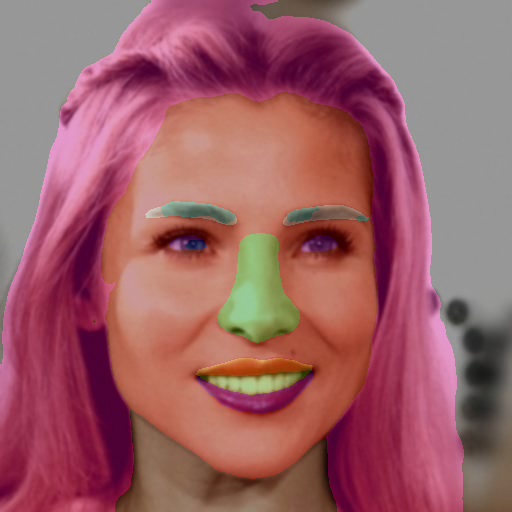
#> input picture visualizations/0a4fdac4e7f448718c42f34a5422aee2_overlay.png, 512 x 512 px
$ python postprocess_masks.py --input_dir visualizations
#> lines starting #> are read from the running program, lines starting #| are printed output that depends on the picture; after the words box and inside, x2 and y2 are one past the last pixel; in counts of white or black regions, pixels touching at a corner belong together
#!/usr/bin/env python3
import argparse
import os
from pathlib import Path

import numpy as np
from PIL import Image
from scipy import ndimage as ndi


def parse_id_list(text):
    if text is None or str(text).strip() == "":
        return []
    ids = []
    for part in str(text).split(","):
        part = part.strip()
        if not part:
            continue
        ids.append(int(part))
    return ids


def remove_small_components(mask_arr, class_id, min_area, bg_id):
    class_mask = (mask_arr == class_id)
    if not class_mask.any():
        return 0

    labeled, num = ndi.label(class_mask)
    if num == 0:
        return 0

    sizes = np.bincount(labeled.ravel())
    # label 0 is background in connected-component map
    small_labels = np.where((sizes < min_area) & (np.arange(len(sizes)) != 0))[0]
    if small_labels.size == 0:
        return 0

    remove_mask = np.isin(labeled, small_labels)
    changed = int(remove_mask.sum())
    mask_arr[remove_mask] = bg_id
    return changed


# [77 lines left out: functions keep_largest_component, _neighbor_majority_label, merge_non_main_components_to_neighbor, recursive_neighbor_merge, not called in this run]


def remove_small_foreground_blobs(mask_arr, bg_id, min_area):
    """
    Remove tiny disconnected foreground blobs in one shot.
    This works even when a noisy blob contains multiple classes.
    """
    fg_mask = (mask_arr != bg_id)
    if not fg_mask.any():
        return 0

    labeled, num = ndi.label(fg_mask)
    if num == 0:
        return 0

    sizes = np.bincount(labeled.ravel())
    small_labels = np.where((sizes < min_area) & (np.arange(len(sizes)) != 0))[0]
    if small_labels.size == 0:
        return 0

    remove_mask = np.isin(labeled, small_labels)
    changed = int(remove_mask.sum())
    mask_arr[remove_mask] = bg_id
    return changed


def fill_small_holes(mask_arr, class_id, max_hole_area):
    class_mask = (mask_arr == class_id)
    if not class_mask.any():
        return 0

    filled = ndi.binary_fill_holes(class_mask)
    holes = filled & (~class_mask)
    if not holes.any():
        return 0

    labeled, num = ndi.label(holes)
    if num == 0:
        return 0

    sizes = np.bincount(labeled.ravel())
    if max_hole_area <= 0:
        # Fill all enclosed holes for this class (no area threshold).
        small_holes = np.where(np.arange(len(sizes)) != 0)[0]
    else:
        small_holes = np.where((sizes <= max_hole_area) & (np.arange(len(sizes)) != 0))[0]
    if small_holes.size == 0:
        return 0

    fill_mask = np.isin(labeled, small_holes)
    changed = int(fill_mask.sum())
    mask_arr[fill_mask] = class_id
    return changed


def process_one(mask_path, out_path, args):
    pil = Image.open(mask_path)
    palette = pil.getpalette() if pil.mode == "P" else None
    arr = np.array(pil, dtype=np.uint8)
    before = arr.copy()

    changed = 0
    if args.main_only_mode:
        # Strict mode:
        # 1) For each class, keep largest component unchanged.
        # 2) Merge all non-main components by neighbor-majority, recursively.
        merge_ids = args.main_only_ids
        if not merge_ids:
            merge_ids = [int(x) for x in np.unique(arr).tolist() if int(x) != args.bg_id]
        changed += recursive_neighbor_merge(arr, merge_ids, args.bg_id, args.recursive_merge_max_iter)
    else:
        # First pass: remove tiny disconnected foreground blobs (mixed-class safe).
        changed += remove_small_foreground_blobs(arr, args.bg_id, args.min_fg_blob_area)

        # Second pass: remove tiny noisy islands from major classes.
        changed += remove_small_components(arr, args.hair_id, args.min_hair_area, args.bg_id)
        changed += remove_small_components(arr, args.skin_id, args.min_skin_area, args.bg_id)
        changed += remove_small_components(arr, args.cloth_id, args.min_cloth_area, args.bg_id)

        # Third pass (optional): keep only largest component for selected classes.
        if args.enable_keep_largest:
            for class_id in args.keep_largest_ids:
                changed += keep_largest_component(arr, class_id, args.bg_id)

        # Fourth pass (optional): recursively merge non-main components by neighbor contact.
        if args.enable_recursive_neighbor_merge:
            changed += recursive_neighbor_merge(
                arr,
                args.recursive_merge_ids,
                args.bg_id,
                args.recursive_merge_max_iter,
            )

        # Fill tiny holes inside major classes to smooth boundaries.
        changed += fill_small_holes(arr, args.hair_id, args.max_hole_area)
        changed += fill_small_holes(arr, args.skin_id, args.max_hole_area)
        changed += fill_small_holes(arr, args.cloth_id, args.max_hole_area)

    if args.inplace:
        out_path = mask_path

    if palette is not None:
        out_img = Image.fromarray(arr, mode="P")
        out_img.putpalette(palette)
    else:
        out_img = Image.fromarray(arr)
    out_img.save(out_path)

    pixel_changed = int((arr != before).sum())
    return changed, pixel_changed


def main():
    parser = argparse.ArgumentParser(description="Post-process segmentation masks to reduce speckle noise.")
    parser.add_argument("--input_dir", required=True, help="Directory containing predicted PNG masks.")
    parser.add_argument("--output_dir", default="", help="Output directory (default: <input_dir>_post).")
    parser.add_argument("--inplace", action="store_true", help="Overwrite masks in input_dir.")

    parser.add_argument("--bg_id", type=int, default=0)
    parser.add_argument("--skin_id", type=int, default=1)
    parser.add_argument("--hair_id", type=int, default=13)
    parser.add_argument("--cloth_id", type=int, default=18)

    parser.add_argument("--min_hair_area", type=int, default=400)
    parser.add_argument("--min_skin_area", type=int, default=250)
    parser.add_argument("--min_cloth_area", type=int, default=400)
    parser.add_argument("--min_fg_blob_area", type=int, default=180,
                        help="Remove disconnected non-background blobs smaller than this area.")
    parser.add_argument("--max_hole_area", type=int, default=140)
    parser.add_argument("--enable_keep_largest", action="store_true", default=False,
                        help="For selected classes, keep only the largest connected component.")
    parser.add_argument(
        "--keep_largest_ids",
        type=str,
        default="1,2,3,4,5,6,7,8,9,10,11,12,13,14,17",
        help="Comma-separated class ids used with --enable_keep_largest.",
    )
    parser.add_argument("--enable_recursive_neighbor_merge", action="store_true", default=False,
                        help="Recursively merge non-main components to neighbor-majority classes.")
    parser.add_argument(
        "--recursive_merge_ids",
        type=str,
        default="1,2,3,4,5,6,7,8,9,10,11,12,13,14,17",
        help="Comma-separated class ids for neighbor-majority recursive merge.",
    )
    parser.add_argument("--recursive_merge_max_iter", type=int, default=6,
                        help="Maximum recursive iterations for neighbor-majority merge.")
    parser.add_argument("--main_only_mode", action="store_true", default=False,
                        help="Strict mode: for each class keep largest component; merge others by neighbor-majority.")
    parser.add_argument(
        "--main_only_ids",
        type=str,
        default="",
        help="Optional class ids for --main_only_mode (default: all non-background ids in each mask).",
    )
    args = parser.parse_args()
    args.keep_largest_ids = parse_id_list(args.keep_largest_ids)
    args.recursive_merge_ids = parse_id_list(args.recursive_merge_ids)
    args.main_only_ids = parse_id_list(args.main_only_ids)

    in_dir = Path(args.input_dir)
    if not in_dir.is_dir():
        raise FileNotFoundError(f"input_dir not found: {in_dir}")

    if args.inplace:
        out_dir = in_dir
    else:
        out_dir = Path(args.output_dir) if args.output_dir else Path(f"{args.input_dir}_post")
        out_dir.mkdir(parents=True, exist_ok=True)

    mask_files = sorted([p for p in in_dir.iterdir() if p.suffix.lower() == ".png"])
    if not mask_files:
        print(f"No PNG masks found in: {in_dir}")
        return

    total_region_changed = 0
    total_pixel_changed = 0
    changed_files = 0
    for p in mask_files:
        out_path = out_dir / p.name
        region_changed, pixel_changed = process_one(p, out_path, args)
#> in process_one, pil is the input picture: PIL image 512x512 RGB; mean R, G, B 156.2, 96.1, 102.8
#> in remove_small_foreground_blobs, `fg_mask = (mask_arr != bg_id)`:
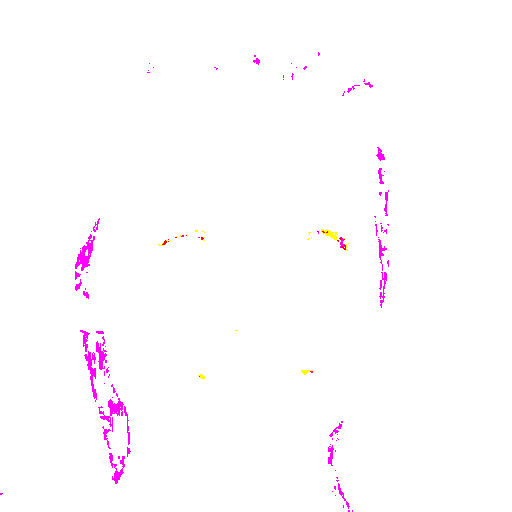
#> fg_mask: shape (512, 512, 3) bool; mean R, G, B 1, 0.99, 0.999
#> in remove_small_foreground_blobs, `labeled, num = ndi.label(fg_mask)`: num = 1
#> in remove_small_foreground_blobs, `sizes = np.bincount(labeled.ravel())`: sizes = [2765, 783667]
#> in remove_small_foreground_blobs, `small_labels = np.where((sizes < min_area) & (np.arange(len(sizes)) !=..`: small_labels = empty array
#> in process_one, `changed += remove_small_foreground_blobs(arr, args.bg_id, args.min_fg_..`: changed = 0
#> in remove_small_components, `class_mask = (mask_arr == class_id)`:
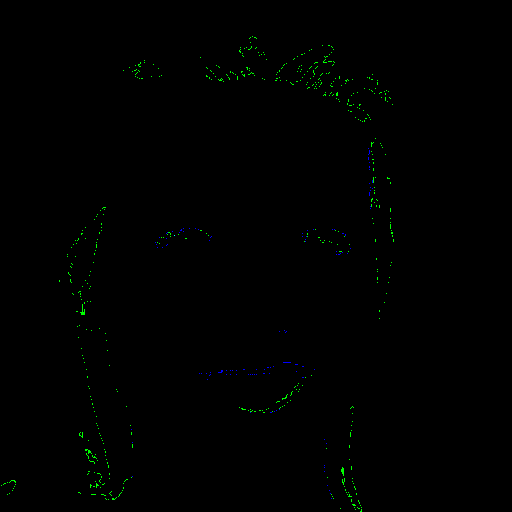
#> class_mask: shape (512, 512, 3) bool; mean R, G, B 0, 0.00358, 0.000565
#> in remove_small_components, `labeled, num = ndi.label(class_mask)`: num = 700
#> in remove_small_components, `sizes = np.bincount(labeled.ravel())`: sizes = 701 values, max 785346 at index 0, min 1 at index 1, mean 1121.9
#> in remove_small_components, `small_labels = np.where((sizes < min_area) & (np.arange(len(sizes)) !=..`: small_labels = 700 values from 1 to 700
#> in remove_small_components, `changed = int(remove_mask.sum())`: changed = 1086
#> call 2 of remove_small_components, with class_id = 1, min_area = 250, bg_id = 0
#> in remove_small_components (call 2), `class_mask = (mask_arr == class_id)`:
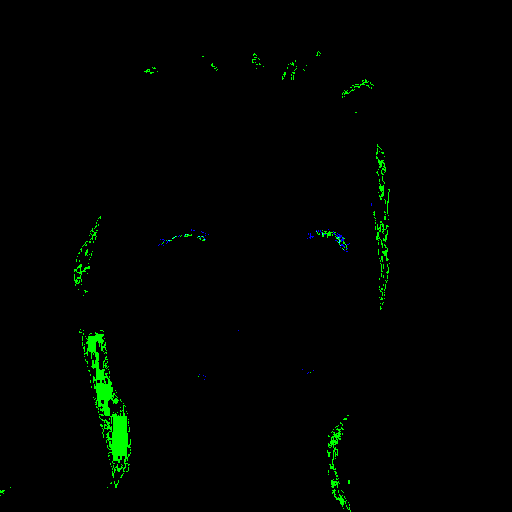
#> class_mask: shape (512, 512, 3) bool; mean R, G, B 0, 0.0131, 0.000511
#> in remove_small_components (call 2), `labeled, num = ndi.label(class_mask)`: num = 444
#> in remove_small_components (call 2), `sizes = np.bincount(labeled.ravel())`: sizes = 445 values, max 782868 at index 0, min 1 at index 1, mean 1767.3
#> in remove_small_components (call 2), `small_labels = np.where((sizes < min_area) & (np.arange(len(sizes)) !=..`: small_labels = 442 values from 1 to 444
#> in remove_small_components (call 2), `changed = int(remove_mask.sum())`: changed = 1869
#> in remove_small_components (call 2), `mask_arr[remove_mask] = bg_id`: mask_arr: shape (512, 512, 3); mean R, G, B 156.2, 96.1, 102.8
#> in process_one, `changed += remove_small_components(arr, args.skin_id, args.min_skin_ar..`: changed = 2955
#> call 3 of remove_small_components, with class_id = 18, min_area = 400, bg_id = 0
#> in remove_small_components (call 3), `class_mask = (mask_arr == class_id)`:
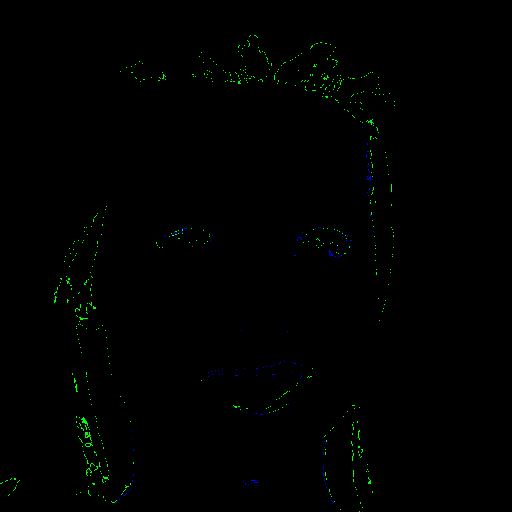
#> class_mask: shape (512, 512, 3) bool; mean R, G, B 3.81e-06, 0.00408, 0.000759
#> in remove_small_components (call 3), `labeled, num = ndi.label(class_mask)`: num = 774
#> in remove_small_components (call 3), `sizes = np.bincount(labeled.ravel())`: sizes = 775 values, max 785163 at index 0, min 1 at index 1, mean 1014.8
#> in remove_small_components (call 3), `small_labels = np.where((sizes < min_area) & (np.arange(len(sizes)) !=..`: small_labels = 774 values from 1 to 774
#> in remove_small_components (call 3), `changed = int(remove_mask.sum())`: changed = 1269
#> in remove_small_components (call 3), `mask_arr[remove_mask] = bg_id`: mask_arr: shape (512, 512, 3); mean R, G, B 156.2, 96, 102.8
#> in process_one, `changed += remove_small_components(arr, args.cloth_id, args.min_cloth_..`: changed = 4224
#> in fill_small_holes, `class_mask = (mask_arr == class_id)`: class_mask: shape (512, 512, 3) bool; every value is 0
#> region_changed = 4224; pixel_changed = 4224
        total_region_changed += region_changed
#> total_region_changed = 4224
        total_pixel_changed += pixel_changed
#> total_pixel_changed = 4224
        if pixel_changed > 0:
            changed_files += 1
#> pass 2 of the loop in main, `for p in mask_files:`:
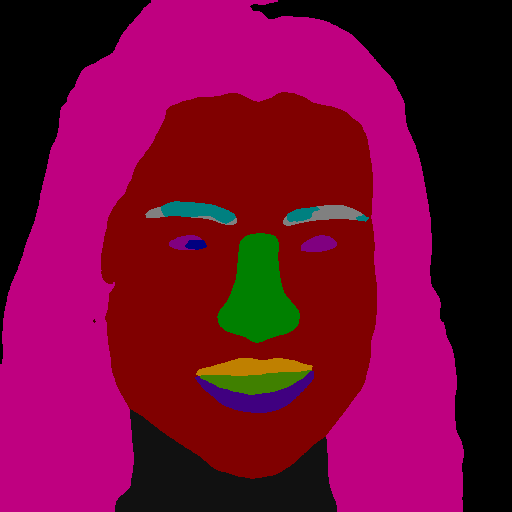
#> input picture visualizations/0a4fdac4e7f448718c42f34a5422aee2_pred.png, 512 x 512 px
#> in process_one, pil is the input picture: PIL image 512x512 P; mean R, G, B 111.9, 6.1, 52.3
#> palette = 768 values, max 255 at index 765, min 0 at index 0, mean 131.7
#> in remove_small_foreground_blobs (call 2), `fg_mask = (mask_arr != bg_id)`:
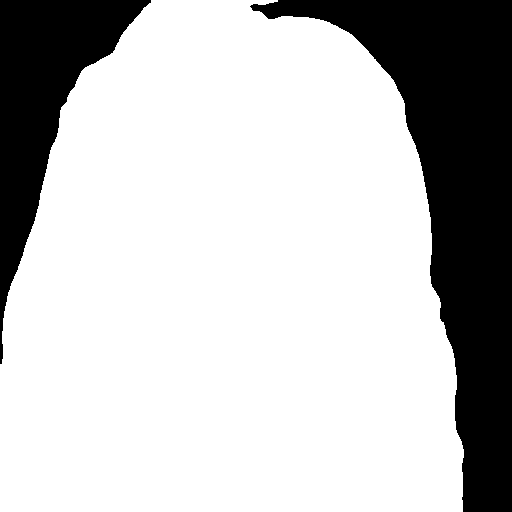
#> fg_mask: shape (512, 512) bool; 75.6% white; 2 black regions, box (x1, y1, x2, y2) and area: (250, 0, 512, 512) 45578, (0, 0, 151, 364) 18506
#> in remove_small_foreground_blobs (call 2), `sizes = np.bincount(labeled.ravel())`: sizes = [64084, 198060]
#> in process_one (call 2), `changed += remove_small_foreground_blobs(arr, args.bg_id, args.min_fg_..`: changed = 0
#> filled: shape (512, 512) bool; 38.3% white; 1 white region, box (x1, y1, x2, y2) and area: (0, 0, 464, 512) 100492
#> holes: shape (512, 512) bool; 0% white in thin lines or dots, all inside (x1, y1, x2, y2) = (93, 319, 96, 323)
#> in process_one (call 2), `changed += fill_small_holes(arr, args.hair_id, args.max_hole_area)`: changed = 7
#> filled: shape (512, 512) bool; 32.8% white; 1 white region, box (x1, y1, x2, y2) and area: (101, 92, 377, 479) 85900
#> holes: shape (512, 512) bool; 5.2% white; 6 white regions, box (x1, y1, x2, y2) and area: (217, 233, 300, 343) 5638, (195, 358, 314, 413) 4827, (145, 201, 237, 225) 1235, (283, 205, 369, 226) 1067, (301, 235, 337, 252) 454, (169, 235, 207, 250) 439
#> in fill_small_holes (call 5), `labeled, num = ndi.label(holes)`:
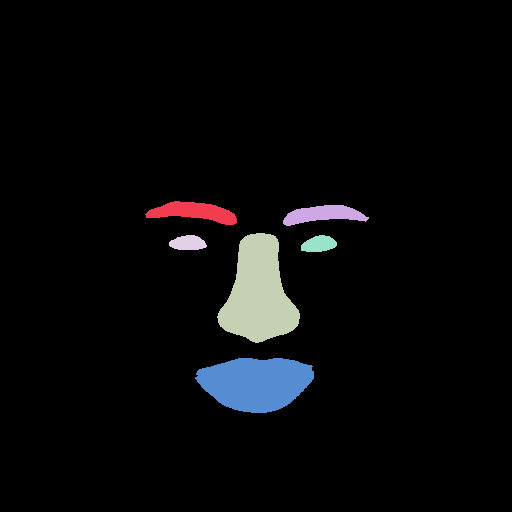
#> labeled: shape (512, 512) int32; 7 distinct labels, from 0 to 6; one colour per label, 0 black
#> in fill_small_holes (call 5), `labeled, num = ndi.label(holes)`: num = 6
#> in fill_small_holes (call 5), `sizes = np.bincount(labeled.ravel())`: sizes = [248484, 1235, 1067, 5638, 439, 454, 4827]
#> small_holes = empty array
#> in process_one (call 2), `pixel_changed = int((arr != before).sum())`: pixel_changed = 7
#> total_region_changed = 4231

    print(f"Processed: {len(mask_files)} files")
    print(f"Changed files: {changed_files}")
    print(f"Changed pixels (total): {total_pixel_changed}")
#| Changed pixels (total): 4231
    print(f"Changed regions (total): {total_region_changed}")
#| Changed regions (total): 4231
    print(f"Output dir: {out_dir}")


if __name__ == "__main__":
    main()
